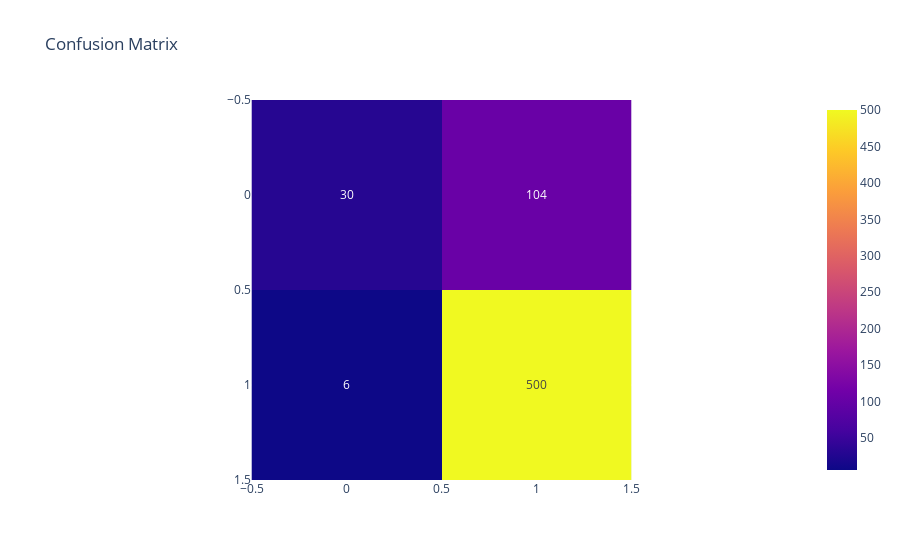

Write notebook code for a chart like this one.
### Code cell
# Confusion Matrix
cm = confusion_matrix(y_test, y_pred)
fig = px.imshow(cm, text_auto=True, title="Confusion Matrix")
fig.show()

### Figure 1 — Plotly figure (JSON) as saved in the notebook; plotly's stock layout.template omitted (floating-point values rounded to 4 significant figures)
{"data": [{"coloraxis": "coloraxis", "hovertemplate": "x: %{x}<br>y: %{y}<br>color: %{z}<extra></extra>", "name": "0", "texttemplate": "%{z}", "type": "heatmap", "xaxis": "x", "yaxis": "y", "z": [[30, 104], [6, 500]]}], "layout": {"coloraxis": {"colorscale": [[0, "#0d0887"], [0.1111, "#46039f"], [0.2222, "#7201a8"], [0.3333, "#9c179e"], [0.4444, "#bd3786"], [0.5556, "#d8576b"], [0.6667, "#ed7953"], [0.7778, "#fb9f3a"], [0.8889, "#fdca26"], [1, "#f0f921"]]}, "title": {"text": "Confusion Matrix"}, "xaxis": {"anchor": "y", "constrain": "domain", "domain": [0, 1], "scaleanchor": "y"}, "yaxis": {"anchor": "x", "autorange": "reversed", "constrain": "domain", "domain": [0, 1]}}}
